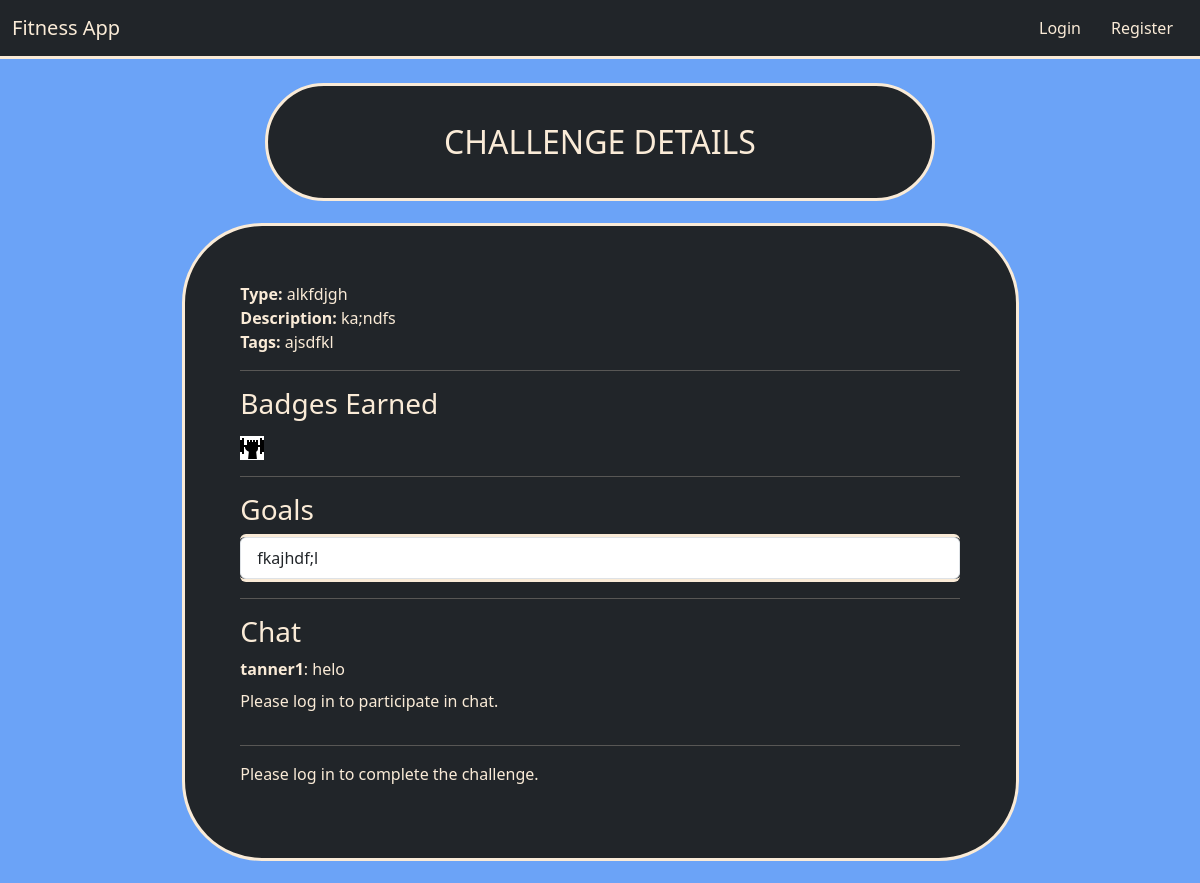
/4, run on the app's committed database.
### models.py (models this page shows)
class Challenge(db.Model):
    id = db.Column(db.Integer, primary_key=True)
    user_id = db.Column(db.Integer, db.ForeignKey('user.id'), nullable=True)
    challenge_type = db.Column(db.String(80), nullable=False)
    image = db.Column(db.String(200), nullable=True)
    description = db.Column(db.Text, nullable=False)
    tags = db.Column(db.String(200), nullable=True)
    created_at = db.Column(db.DateTime, default=func.now())
    goals = db.relationship('Goal', backref='challenge', lazy=True, cascade="all, delete-orphan")
    badges = db.relationship('ChallengeBadge', backref='challenge', lazy=True, cascade="all, delete-orphan")
    chat_messages = db.relationship('ChatMessage', backref='challenge', lazy=True, cascade="all, delete-orphan")
    statuses = db.relationship('UserChallengeStatus', backref='challenge', lazy=True, cascade="all, delete-orphan")
    completions = db.relationship('CompletedChallenge', backref='challenge', lazy=True, cascade="all, delete-orphan")
    favorites = db.relationship('Favorite', backref='challenge', lazy=True, cascade="all, delete-orphan")

class ChallengeBadge(db.Model):
    id = db.Column(db.Integer, primary_key=True)
    challenge_id = db.Column(db.Integer, db.ForeignKey('challenge.id'), nullable=False)
    badge = db.Column(db.String(80), nullable=False)

class Goal(db.Model):
    id = db.Column(db.Integer, primary_key=True)
    challenge_id = db.Column(db.Integer, db.ForeignKey('challenge.id'), nullable=False)
    goal_text = db.Column(db.Text, nullable=False)

class ChatMessage(db.Model):
    id = db.Column(db.Integer, primary_key=True)
    challenge_id = db.Column(db.Integer, db.ForeignKey('challenge.id'), nullable=False)
    user_id = db.Column(db.Integer, db.ForeignKey('user.id'), nullable=False)
    message = db.Column(db.Text, nullable=True)
    image = db.Column(db.String(200), nullable=True)
    timestamp = db.Column(db.DateTime, default=func.now())

class User(db.Model):
    id = db.Column(db.Integer, primary_key=True)
    username = db.Column(db.String(80), unique=True, nullable=False)
    email = db.Column(db.String(120), nullable=False)
    password = db.Column(db.String(128), nullable=False)
    challenges = db.relationship('Challenge', backref='creator', lazy=True)
    chat_messages = db.relationship('ChatMessage', backref='user', lazy=True)
    statuses = db.relationship('UserChallengeStatus', backref='user', lazy=True)
    completed_challenges = db.relationship('CompletedChallenge', backref='user', lazy=True)
    favorites = db.relationship('Favorite', backref='user', lazy=True)

### routes/challenge_routes.py (the view, shortened to what this page needs)
@challenge_bp.route('/<int:challenge_id>', methods=['GET'])
def challenge(challenge_id):
    challenge_obj = Challenge.query.get(challenge_id)
    if not challenge_obj:
        flash('Challenge not found.')
        return redirect(url_for('challenge_bp.index'))
    goals = Goal.query.filter_by(challenge_id=challenge_id).all()
    chat_messages = ChatMessage.query.filter_by(challenge_id=challenge_id).order_by(ChatMessage.timestamp.asc()).all()
    completed_goal_ids = []
    is_completed = False
    if session.get('user_id'):
        if CompletedChallenge.query.filter_by(user_id=session['user_id'], challenge_id=challenge_id).first():
            is_completed = True
    chat_form = ChatForm()
    return render_template('challenge.html',
                           challenge=challenge_obj,
                           goals=goals,
                           chat_messages=chat_messages,
                           completed_goal_ids=completed_goal_ids,
                           is_completed=is_completed,
                           chat_form=chat_form)

### templates/challenge.html (shortened to what this page needs)
{% extends "layout.html" %}
{% block content %}
  <div class="container titles">
    <p class="headers">CHALLENGE DETAILS</p>
  </div>
  <div class="card content gap border-3">
    <div>
      <strong>Type:</strong> {{ challenge.challenge_type }}<br>
      <strong>Description:</strong> {{ challenge.description }}<br>
      <strong>Tags:</strong> {{ challenge.tags }}<br>
    </div>
    {% if challenge.badges|length > 0 %}
      <hr>
      <h3>Badges Earned</h3>
      <div>
        {% for badge in challenge.badges %}
          <img src="{{ url_for('static', filename='badges/' ~ badge.badge) }}" alt="{{ badge.badge }}" style="max-height:50px; margin-right:10px;">
        {% endfor %}
      </div>
    {% endif %}
    <hr>
    <h3>Goals</h3>
    <ul class="list-group">
      {% for goal in goals %}
        <li class="list-group-item">
          {{ goal.goal_text }}
        </li>
      {% endfor %}
    </ul>
    <hr>
    <h3>Chat</h3>
    <div>
      {% for msg in chat_messages %}
        <div class="mb-2">
          <strong>{{ msg.user.username }}</strong>: {{ msg.message }}
        </div>
      {% endfor %}
    </div>
    {% if session.get('user_id') %}
      <form method="post" action="{{ url_for('challenge_bp.chat', challenge_id=challenge.id) }}" enctype="multipart/form-data" class="mt-3">
        {{ chat_form.hidden_tag() }}
        <div class="mb-3">
          {{ chat_form.message.label(class="form-label") }}
          {{ chat_form.message(class="form-control") }}
          {% if chat_form.message.errors %}
            <div class="text-danger">
              {% for error in chat_form.message.errors %}
                <span>{{ error }}</span>
              {% endfor %}
            </div>
          {% endif %}
        </div>
        <div class="mb-3">
          {{ chat_form.chat_image.label(class="form-label") }}
          {{ chat_form.chat_image(class="form-control") }}
        </div>
        {{ chat_form.submit(class="btn btn-primary") }}
      </form>
    {% else %}
      <p>Please log in to participate in chat.</p>
    {% endif %}
    <hr>
    {% if session.get('user_id') %}
      {% if not is_completed %}
        <form method="post" action="{{ url_for('challenge_bp.complete_challenge', challenge_id=challenge.id) }}">
          <button type="submit" class="btn btn-success"
              {% if goals|length != completed_goal_ids|length %} disabled {% endif %}>
              Complete Challenge
          </button>
        </form>
        {% if goals|length != completed_goal_ids|length %}
            <p class="text-warning mt-2">Complete all goals to unlock this button.</p>
        {% endif %}
      {% else %}
        <p class="text-success">Challenge Completed!</p>
      {% endif %}
    {% else %}
      <p>Please log in to complete the challenge.</p>
    {% endif %}
  </div>
{% endblock %}

### static/css/main.css (style rules this page uses)
body { background-color:rgb(107, 163, 247); }
.titles { color: antiquewhite; margin: auto; width: 60%; background-color: #212529; border-style: solid; border-color: antiquewhite; border-radius: 5em; }
.titles .headers { padding: 5%; margin: auto; text-align: center; font-size: 2em; }
.content { color: antiquewhite; padding: 5%; margin: 2% auto; width: 75%; background-color: #212529; border-style: solid; border-color: antiquewhite; border-radius: 5em; }
img { background-color: white; margin-top: 1%; }

### data on the page
Challenge: challenge_type "alkfdjgh", description "ka;ndfs", tags "ajsdfkl"
ChallengeBadge: badge (picture)
Goal: goal_text "fkajhdf;l"
ChatMessage: user.username "tanner1", message "helo"
